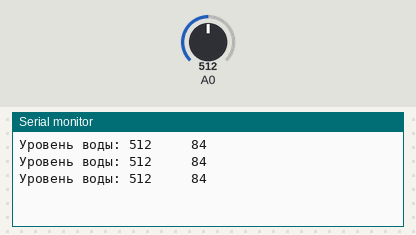
Bench run of a sketch on a simulated Arduino Uno, built with avr-gcc and run on an emulated ATmega328P. Parts: the last lines printed to the serial monitor. The test bench sets the inputs (shaded band); at power-on: A0 = 512.

Above: at 1.3 s.
1.4 s: A0 set to 560
At 1.9 s:
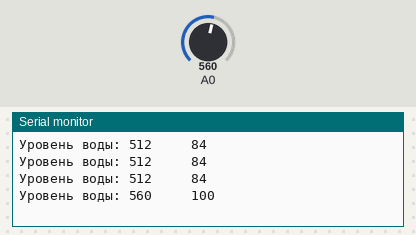
2.9 s: A0 set to 540
At 3.4 s:
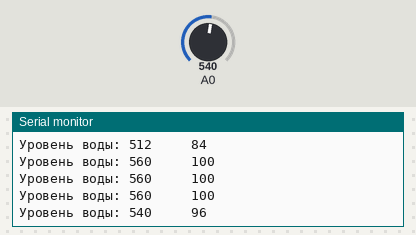
Timing chart, 0 to 5.9 s (numbered marks = the images above; inputs shaded):
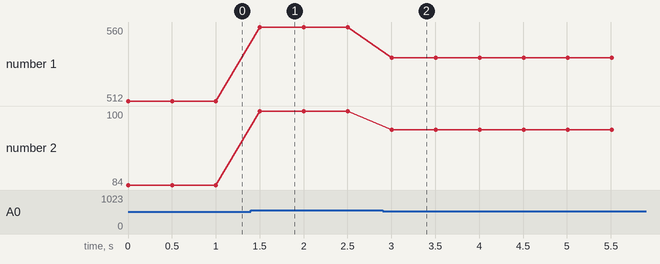

The sketch:

sketch_jul1a.ino
```cpp
void setup() {
  Serial.begin(115200);
}

void loop() {
  int waterLevel = analogRead(A0); // Чтение данных с аналогового пина A0
  int min = 300;
  int max = 550;
  int tmp = constrain(waterLevel, min, max);
  int percentage = map(tmp, min, max, 0, 100);
  Serial.print("Уровень воды: ");
  Serial.print(waterLevel);
  Serial.print("     ");
  Serial.print(percentage);
  Serial.println(" ");
  delay(500); // Задержка полсекунды
}
```

Measured:
- after the input at 1.4 s, the serial monitor: prints a new line after 0.10 s (image 1)
- after the input at 2.9 s, the serial monitor: prints a new line after 0.11 s (image 2)
- plotted number 1: 512 → 560 after the input at 1.4 s, 560 → 540 after the input at 2.9 s
- plotted number 2: 84 → 100 after the input at 1.4 s, 100 → 96 after the input at 2.9 s
